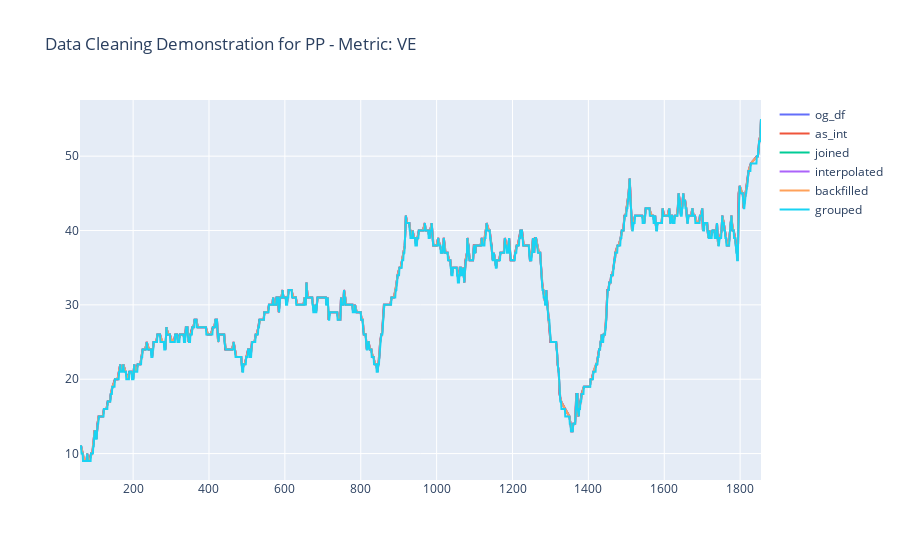

Notebook cell for this chart:
### Code cell
# Plot the result
metric = "VE"
fig = make_subplots(rows=1, cols=1, shared_xaxes=True, vertical_spacing=0.02)
for demo_name, df in pp_cleaning_demo.items():
    # if demo_name == "og_df":
    #     x = df["breathTime"]
    # else:
    #     x = df.index
    fig.add_trace(go.Scatter(x=df.index, y=df[metric], name = demo_name))

fig.update_layout(title = f"Data Cleaning Demonstration for PP - Metric: {metric}")

fig.show(renderer = "jupyterlab")

### Figure 1 — Plotly figure (JSON) as saved in the notebook; plotly's stock layout.template omitted (floating-point values rounded to 4 significant figures; data arrays with more than 128 entries replaced by an {"elided": "..."} marker saying what was removed)
{"data": [{"name": "og_df", "x": {"elided": "538 int values"}, "y": {"elided": "538 int values"}, "type": "scatter"}, {"name": "as_int", "x": {"elided": "538 int values"}, "y": {"elided": "538 int values"}, "type": "scatter"}, {"name": "joined", "x": {"elided": "1796 int values"}, "y": {"elided": "1796 float values"}, "type": "scatter"}, {"name": "interpolated", "x": {"elided": "1796 int values"}, "y": {"elided": "1796 float values"}, "type": "scatter"}, {"name": "backfilled", "x": {"elided": "1796 int values"}, "y": {"elided": "1796 float values"}, "type": "scatter"}, {"name": "grouped", "x": {"elided": "1796 int values"}, "y": {"elided": "1796 int values"}, "type": "scatter"}], "layout": {"xaxis": {"anchor": "y", "domain": [0.0, 1.0]}, "yaxis": {"anchor": "x", "domain": [0.0, 1.0]}, "title": {"text": "Data Cleaning Demonstration for PP - Metric: VE"}}}
